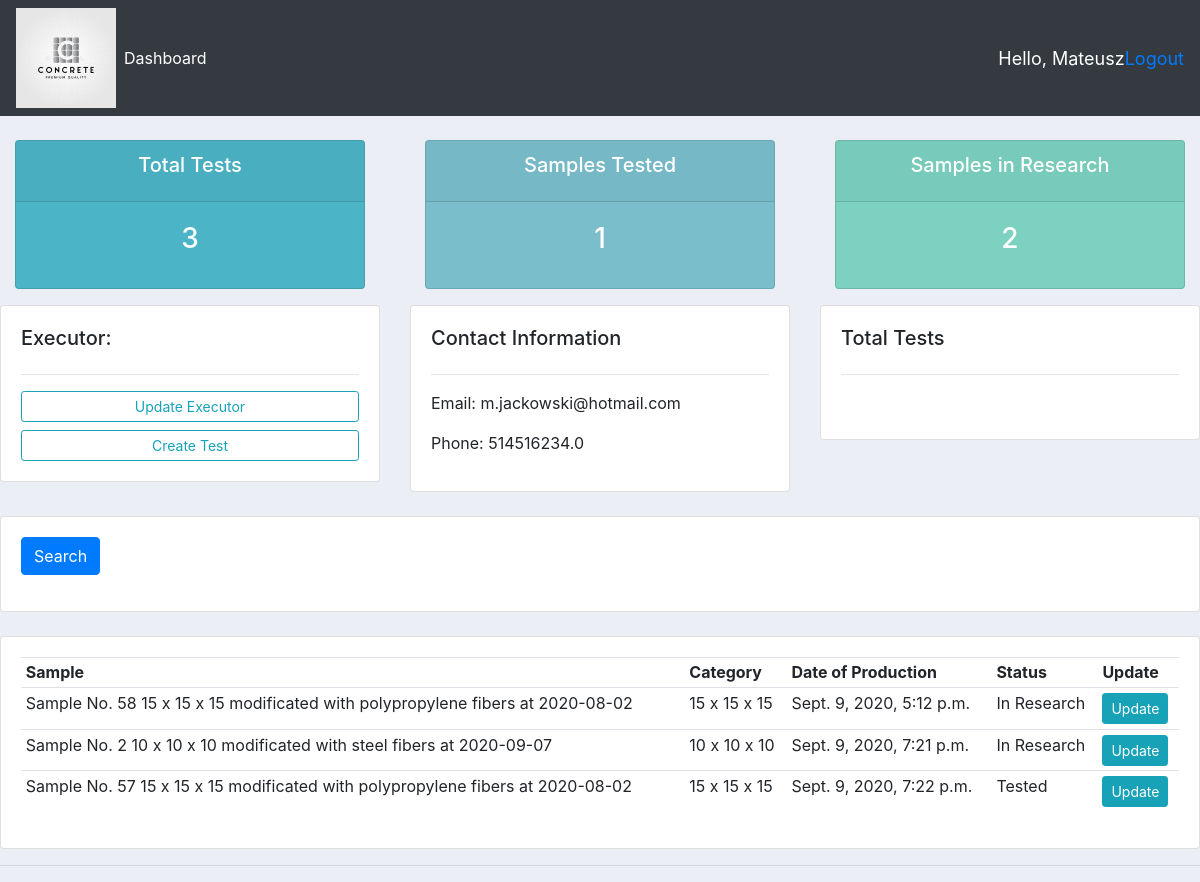
The app's page /user/ (signed in), older data.
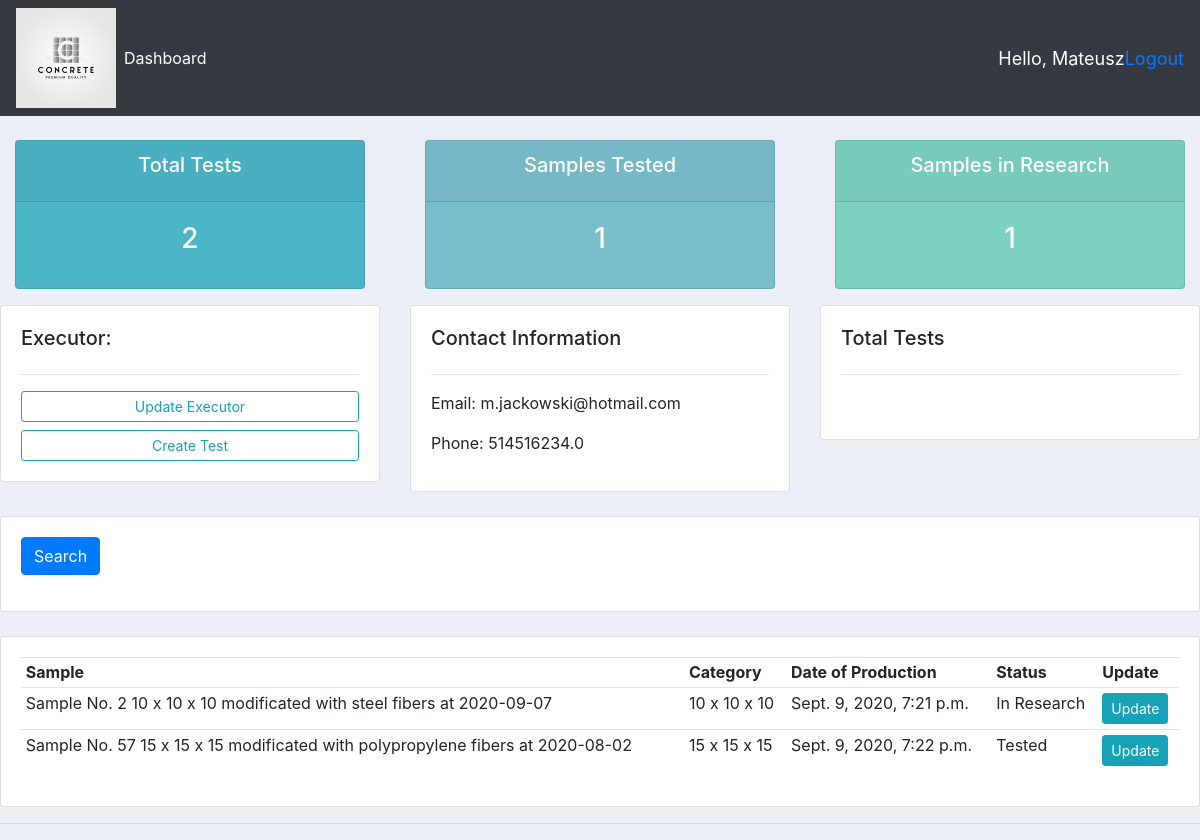
The same page, newer data.
### accounts/models.py (models this page shows, shortened)
class Test(models.Model):
    STATUS = (
        ('In Production', 'In Production'),
        ('In Research', 'In Research'),
        ('Tested', 'Tested'),
    )
    executor = models.ForeignKey(Executor, null=True, on_delete=models.SET_NULL)
    sample = models.ForeignKey(Sample, null=True, on_delete=models.SET_NULL)
    date_created = models.DateTimeField(auto_now_add=True)
    status = models.CharField(max_length=32, null=True, choices=STATUS)

class Sample(models.Model):
    CATEGORY = (
        ('10 x 10 x 10', '10 x 10 x 10'),
        ('15 x 15 x 15', '15 x 15 x 15'),
        ('10 x 10 x 50', '10 x 10 x 50'),
        ('15 x 15 x 70', '15 x 15 x 70'),
    )
    MODIFICATION = (
        ('steel fibers', 'steel fibers'),
        ('glass fibers', 'glass fibers'),
        ('polypropylene fibers', 'polypropylene fibers'),
        ('kaoline', 'kaoline'),
        ('zeolite', 'zeolite'),
    )
    name = models.CharField(max_length=100, null=True)
    category = models.CharField(max_length=100, null=True, choices=CATEGORY)
    modification = models.CharField(max_length=100, null=True, choices=MODIFICATION)
    description = models.CharField(max_length=400, null=True)
    date_of_production = models.DateField(default=datetime.now())
    tags = models.ManyToManyField(Tag)
    def __str__(self):
        return f"{self.name} {self.category} modificated with {self.modification} at {self.date_of_production}"

### accounts/decorators.py (the view)
        def wrapper_func(request, *args, **kwargs):
            group = None
            if request.user.groups.exists():
                group = request.user.groups.all()[0].name
            if group in allowed_roles:
                return view_func(request, *args, **kwargs)
            else:
                return HttpResponse("You are not authorized!")

### accounts/views.py (called while the page is built)
@login_required(login_url='login')
@allowed_users(allowed_roles=['executor', 'admin'])
def userPage(request):
    tests = request.user.executor.test_set.all()
    total_tests = tests.count()
    tested = tests.filter(status='Tested').count()
    in_research = tests.filter(status='In Research').count()
    ctx = {'tests': tests,
           'total_tests': total_tests,
           'tested': tested,
           'executor': request.user.executor,
           'in_research': in_research}
    return render(request, 'accounts/user.html', ctx)

### accounts/templates/accounts/user.html (shortened to what this page needs)
{% extends 'accounts/main.html' %}
{% block content %}
{% include 'accounts/status.html' %}
	<div class="row">
		<div class="col-md">
			<div class="card card-body">
				<h5>Executor: </h5>
				<hr>
				<a class="btn btn-outline-info  btn-sm btn-block" href="">Update Executor</a>
				<a class="btn btn-outline-info  btn-sm btn-block" href="{% url 'create_test' executor.id %}">Create Test</a>
			</div>
		</div>
		<div class="col-md">
			<div class="card card-body">
				<h5>Contact Information</h5>
				<hr>
				<p>Email: {{executor.email}}</p>
				<p>Phone: {{executor.phone}}</p>
			</div>
		</div>
		<div class="col-md">
			<div class="card card-body">
				<h5>Total Tests</h5>
				<hr>
				<h1 style="text-align: center;padding: 10px">{{test_count}}</h1>
			</div>
		</div>
	</div>
	<br>
	<div class="row">
		<div class="col">
			<div class="card card-body">
				<form method="get">
				<button class="btn btn-primary" type="submit">Search</button>
			  </form>
			</div>
		</div>
	</div>
	<br>
	<div class="row">
		<div class="col-md">
			<div class="card card-body">
				<table class="table table-sm">
					<tr>
						<th>Sample</th>
						<th>Category</th>
						<th>Date of Production</th>
						<th>Status</th>
						<th>Update</th>
					</tr>
					{% for test in tests %}
					<tr>
						<td>{{test.sample}}</td>
						<td>{{test.sample.category}}</td>
						<td>{{test.date_created}}</td>
						<td>{{test.status}}</td>
						<td><a class="btn btn-sm btn-info" href="{% url 'update_test' test.id %}">Update</a></td>
					</tr>
					{% endfor %}
				</table>
			</div>
		</div>
	</div>
{% endblock content %}

Row changes from the older to the newer data that the page shows:
removed Test: sample "Sample No. 58 15 x 15 x 15 modificated with polypropylene fibers at 2020-08-02", sample.category "15 x 15 x 15", date_created "Sept. 9, 2020, 5:12 p.m.", status "In Research"
Text that changed along with them:
{{ total_tests }}: "3" → "2"
{{ in_research }}: "2" → "1"
